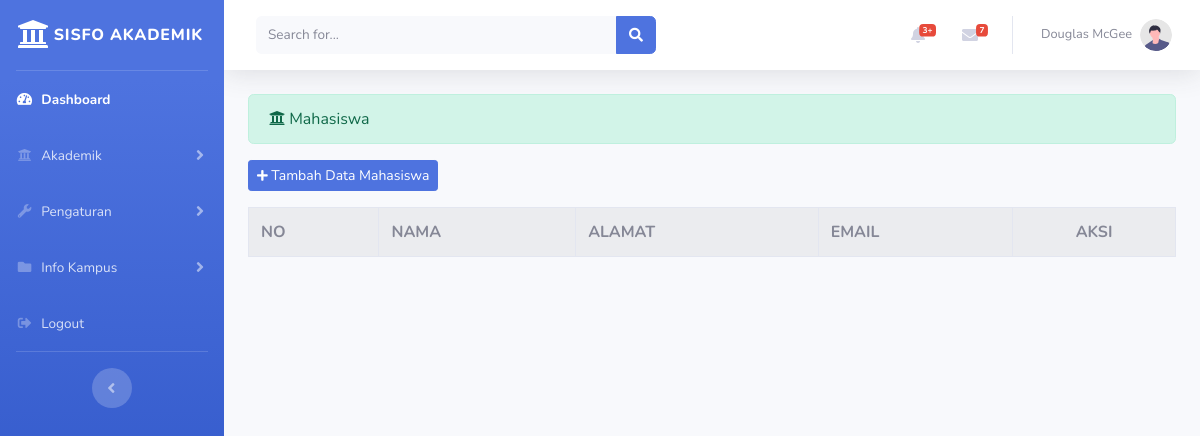
The page /index.php/administrator/mahasiswa on the database as committed earlier.
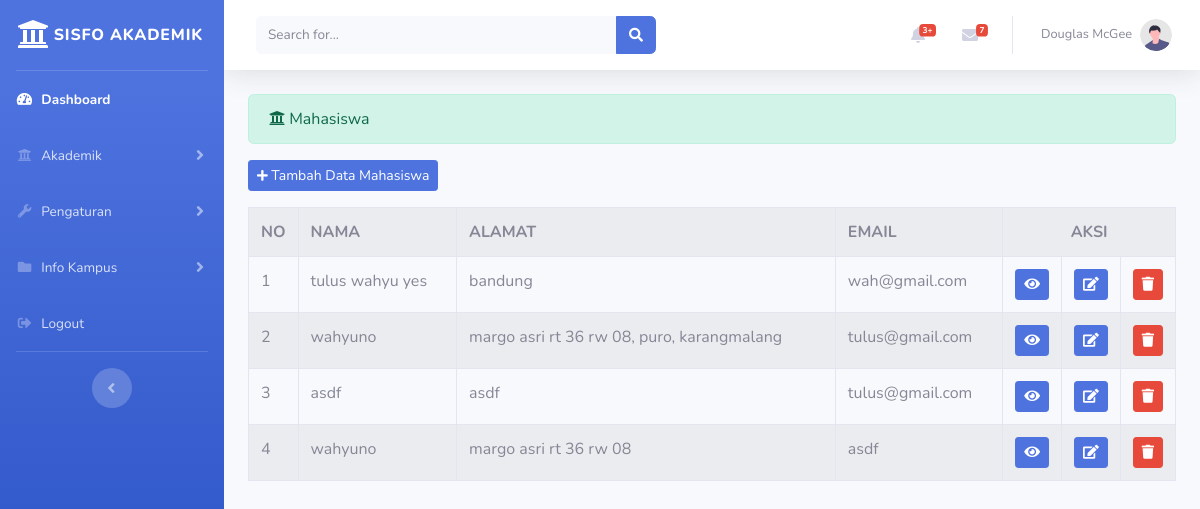
The same page on the database as committed later.
### tables this page shows
CREATE TABLE `mahasiswa` (
  `id` int(11) NOT NULL,
  `nim` varchar(11) NOT NULL,
  `nama_lengkap` varchar(120) NOT NULL,
  `alamat` varchar(255) NOT NULL,
  `email` varchar(120) NOT NULL,
  `telepon` varchar(20) NOT NULL,
  `tempat_lahir` varchar(120) NOT NULL,
  `tanggal_lahir` date NOT NULL,
  `jenis_kelamin` varchar(120) NOT NULL,
  `nama_prodi` varchar(120) NOT NULL,
  `photo` varchar(255) NOT NULL
);

### application/controllers/administrator/mahasiswa.php (called while the page is built, shortened)
<?php
class Mahasiswa extends CI_Controller
{
	public function index()
	{
		$data['mahasiswa'] = $this->mahasiswa_model->tampil_data('mahasiswa')->result();
			$this->load->view('templates_administrator/header');
			$this->load->view('templates_administrator/sidebar');
			$this->load->view('administrator/mahasiswa',$data);
			$this->load->view('templates_administrator/footer');
	}
}
 ?>

### index.php (called while the page is built, shortened)
<?php
require_once BASEPATH.'core/CodeIgniter.php';

### application/models/mahasiswa_model.php (called while the page is built, shortened)
<?php
class Mahasiswa_model extends CI_Model
{
	public function tampil_data($table)
	{
		return $this->db->get($table);
	}
}
 ?>

### application/views/administrator/mahasiswa.php (the view, shortened to what this page needs)
<div class="container-fluid">
	<div class="alert alert-success" role="alert">
    	<i class="fas fa-university"> </i> Mahasiswa
    </div>
    <?php echo anchor('administrator/mahasiswa/tambah_mahasiswa','<button class="btn btn-sm btn-primary mb-3"><i class="fas fa-plus fa-sm"></i> Tambah Data Mahasiswa</button>') ?>
    <table class="table table-bordered table-striped table-hover">
    	<tr>
    		<th>NO</th>
    		<th>NAMA</th>
    		<th>ALAMAT</th>
            <th>EMAIL</th>
    		<th colspan="3" style="text-align: center;">AKSI</th>
    	</tr>
    	<?php
    		$no = 1;
    		foreach ($mahasiswa as $mhs) : ?>
    		<tr>
    			<td width="20px"><?php echo $no++ ?></td>
    			<td><?php echo $mhs->nama_lengkap ?>  </td>
    			<td><?php echo $mhs->alamat ?>  </td>
                <td><?php echo $mhs->email ?>  </td>
    			<td width="20px"> <?php echo anchor('administrator/mahasiswa/detail/'.$mhs->id,'<div class="btn btn-sm btn-primary"><i class="fas fa-eye"></i></div>') ?></td>
                <td width="20px"> <?php echo anchor('administrator/mahasiswa/update/'.$mhs->id,'<div class="btn btn-sm btn-primary"><i class="fas fa-edit"></i></div>') ?></td>
    			<td width="20px" data-toggle="modal" data-target="#confirm-delete"> <div class="btn btn-sm btn-danger"><i class="fas fa-trash"></i></div> </td>
    		</tr>
    		<?php endforeach ?>
    </table>
</div>

Rows that differ between the two databases and show on the page:
added mahasiswa: nama_lengkap "tulus wahyu yes", alamat "bandung", email "wah@gmail.com"
added mahasiswa: nama_lengkap "wahyuno", alamat "margo asri rt 36 rw 08, puro, karangmalang", email "tulus@gmail.com"
added mahasiswa: nama_lengkap "asdf", alamat "asdf", email "tulus@gmail.com"
added mahasiswa: nama_lengkap "wahyuno", alamat "margo asri rt 36 rw 08", email "asdf"
